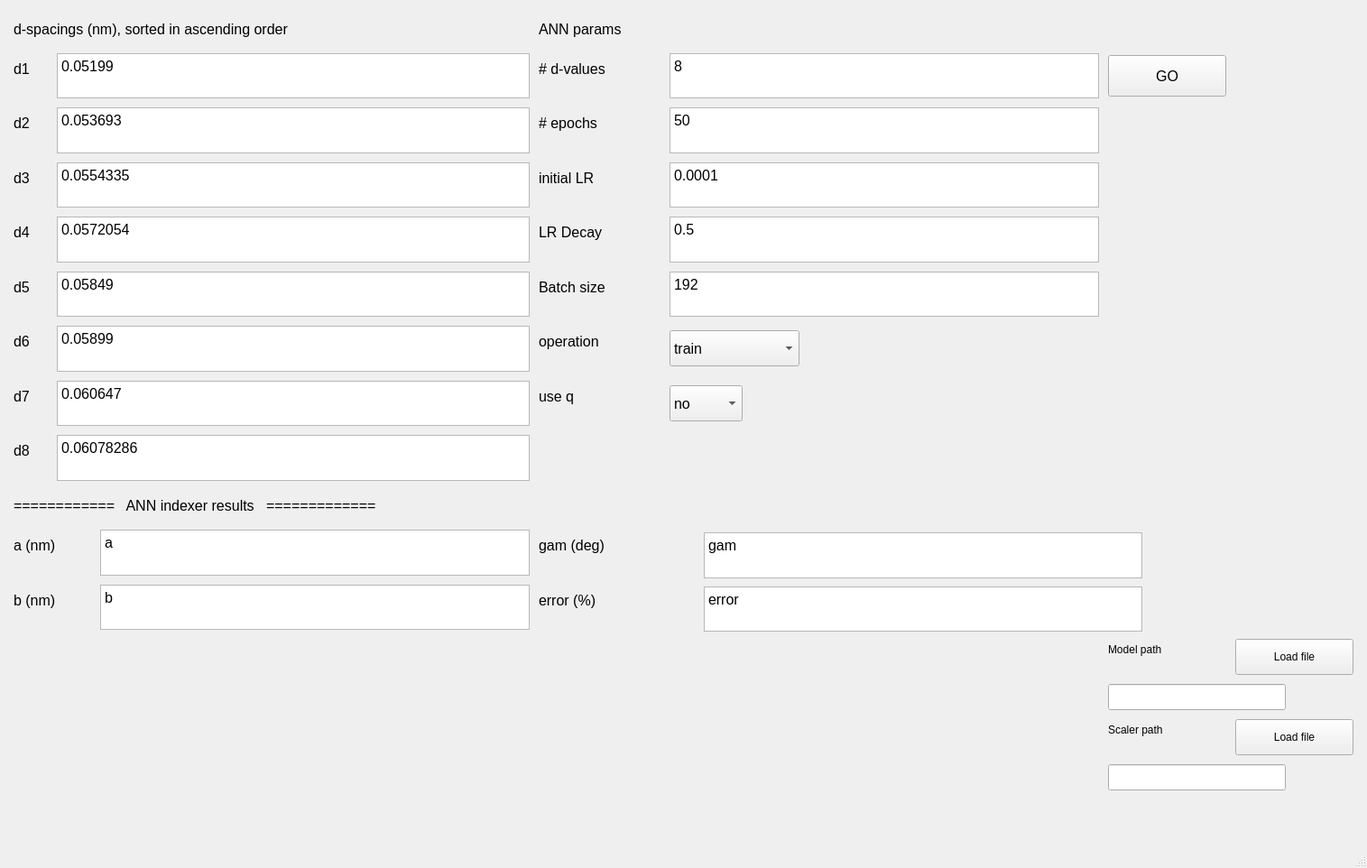
<?xml version="1.0" encoding="UTF-8"?>
<ui version="4.0">
 <class>MainWindow</class>
 <widget class="QMainWindow" name="MainWindow">
  <property name="geometry">
   <rect>
    <x>0</x>
    <y>0</y>
    <width>1515</width>
    <height>962</height>
   </rect>
  </property>
  <property name="windowTitle">
   <string>MainWindow</string>
  </property>
  <widget class="QWidget" name="centralwidget">
   <widget class="QLabel" name="label">
    <property name="geometry">
     <rect>
      <x>15</x>
      <y>15</y>
      <width>571</width>
      <height>34</height>
     </rect>
    </property>
    <property name="font">
     <font>
      <pointsize>12</pointsize>
     </font>
    </property>
    <property name="text">
     <string>d-spacings (nm), sorted in ascending order</string>
    </property>
   </widget>
   <widget class="QLabel" name="label_2">
    <property name="geometry">
     <rect>
      <x>15</x>
      <y>59</y>
      <width>30</width>
      <height>34</height>
     </rect>
    </property>
    <property name="font">
     <font>
      <pointsize>12</pointsize>
     </font>
    </property>
    <property name="text">
     <string>d1</string>
    </property>
   </widget>
   <widget class="QLabel" name="label_3">
    <property name="geometry">
     <rect>
      <x>15</x>
      <y>119</y>
      <width>30</width>
      <height>34</height>
     </rect>
    </property>
    <property name="font">
     <font>
      <pointsize>12</pointsize>
     </font>
    </property>
    <property name="text">
     <string>d2</string>
    </property>
   </widget>
   <widget class="QLabel" name="label_4">
    <property name="geometry">
     <rect>
      <x>15</x>
      <y>180</y>
      <width>30</width>
      <height>34</height>
     </rect>
    </property>
    <property name="font">
     <font>
      <pointsize>12</pointsize>
     </font>
    </property>
    <property name="text">
     <string>d3</string>
    </property>
   </widget>
   <widget class="QLabel" name="label_5">
    <property name="geometry">
     <rect>
      <x>15</x>
      <y>240</y>
      <width>30</width>
      <height>34</height>
     </rect>
    </property>
    <property name="font">
     <font>
      <pointsize>12</pointsize>
     </font>
    </property>
    <property name="text">
     <string>d4</string>
    </property>
   </widget>
   <widget class="QLabel" name="label_6">
    <property name="geometry">
     <rect>
      <x>15</x>
      <y>301</y>
      <width>30</width>
      <height>34</height>
     </rect>
    </property>
    <property name="font">
     <font>
      <pointsize>12</pointsize>
     </font>
    </property>
    <property name="text">
     <string>d5</string>
    </property>
   </widget>
   <widget class="QTextEdit" name="d1box">
    <property name="geometry">
     <rect>
      <x>63</x>
      <y>59</y>
      <width>524</width>
      <height>50</height>
     </rect>
    </property>
    <property name="font">
     <font>
      <pointsize>12</pointsize>
     </font>
    </property>
    <property name="verticalScrollBarPolicy">
     <enum>Qt::ScrollBarAlwaysOff</enum>
    </property>
    <property name="tabChangesFocus">
     <bool>false</bool>
    </property>
    <property name="documentTitle">
     <string/>
    </property>
    <property name="html">
     <string>&lt;!DOCTYPE HTML PUBLIC &quot;-//W3C//DTD HTML 4.0//EN&quot; &quot;http://www.w3.org/TR/REC-html40/strict.dtd&quot;&gt;
&lt;html&gt;&lt;head&gt;&lt;meta name=&quot;qrichtext&quot; content=&quot;1&quot; /&gt;&lt;style type=&quot;text/css&quot;&gt;
p, li { white-space: pre-wrap; }
&lt;/style&gt;&lt;/head&gt;&lt;body style=&quot; font-family:'MS Shell Dlg 2'; font-size:12pt; font-weight:400; font-style:normal;&quot;&gt;
&lt;p style=&quot; margin-top:0px; margin-bottom:0px; margin-left:0px; margin-right:0px; -qt-block-indent:0; text-indent:0px;&quot;&gt;0.05199&lt;/p&gt;&lt;/body&gt;&lt;/html&gt;</string>
    </property>
   </widget>
   <widget class="QTextEdit" name="d2box">
    <property name="geometry">
     <rect>
      <x>63</x>
      <y>119</y>
      <width>524</width>
      <height>51</height>
     </rect>
    </property>
    <property name="font">
     <font>
      <pointsize>12</pointsize>
     </font>
    </property>
    <property name="verticalScrollBarPolicy">
     <enum>Qt::ScrollBarAlwaysOff</enum>
    </property>
    <property name="html">
     <string>&lt;!DOCTYPE HTML PUBLIC &quot;-//W3C//DTD HTML 4.0//EN&quot; &quot;http://www.w3.org/TR/REC-html40/strict.dtd&quot;&gt;
&lt;html&gt;&lt;head&gt;&lt;meta name=&quot;qrichtext&quot; content=&quot;1&quot; /&gt;&lt;style type=&quot;text/css&quot;&gt;
p, li { white-space: pre-wrap; }
&lt;/style&gt;&lt;/head&gt;&lt;body style=&quot; font-family:'MS Shell Dlg 2'; font-size:12pt; font-weight:400; font-style:normal;&quot;&gt;
&lt;p style=&quot; margin-top:0px; margin-bottom:0px; margin-left:0px; margin-right:0px; -qt-block-indent:0; text-indent:0px;&quot;&gt;0.053693&lt;/p&gt;&lt;/body&gt;&lt;/html&gt;</string>
    </property>
   </widget>
   <widget class="QTextEdit" name="d3box">
    <property name="geometry">
     <rect>
      <x>63</x>
      <y>180</y>
      <width>524</width>
      <height>50</height>
     </rect>
    </property>
    <property name="font">
     <font>
      <pointsize>12</pointsize>
     </font>
    </property>
    <property name="verticalScrollBarPolicy">
     <enum>Qt::ScrollBarAlwaysOff</enum>
    </property>
    <property name="html">
     <string>&lt;!DOCTYPE HTML PUBLIC &quot;-//W3C//DTD HTML 4.0//EN&quot; &quot;http://www.w3.org/TR/REC-html40/strict.dtd&quot;&gt;
&lt;html&gt;&lt;head&gt;&lt;meta name=&quot;qrichtext&quot; content=&quot;1&quot; /&gt;&lt;style type=&quot;text/css&quot;&gt;
p, li { white-space: pre-wrap; }
&lt;/style&gt;&lt;/head&gt;&lt;body style=&quot; font-family:'MS Shell Dlg 2'; font-size:12pt; font-weight:400; font-style:normal;&quot;&gt;
&lt;p style=&quot; margin-top:0px; margin-bottom:0px; margin-left:0px; margin-right:0px; -qt-block-indent:0; text-indent:0px;&quot;&gt;0.0554335&lt;/p&gt;&lt;/body&gt;&lt;/html&gt;</string>
    </property>
   </widget>
   <widget class="QTextEdit" name="d4box">
    <property name="geometry">
     <rect>
      <x>63</x>
      <y>240</y>
      <width>524</width>
      <height>51</height>
     </rect>
    </property>
    <property name="font">
     <font>
      <pointsize>12</pointsize>
     </font>
    </property>
    <property name="verticalScrollBarPolicy">
     <enum>Qt::ScrollBarAlwaysOff</enum>
    </property>
    <property name="html">
     <string>&lt;!DOCTYPE HTML PUBLIC &quot;-//W3C//DTD HTML 4.0//EN&quot; &quot;http://www.w3.org/TR/REC-html40/strict.dtd&quot;&gt;
&lt;html&gt;&lt;head&gt;&lt;meta name=&quot;qrichtext&quot; content=&quot;1&quot; /&gt;&lt;style type=&quot;text/css&quot;&gt;
p, li { white-space: pre-wrap; }
&lt;/style&gt;&lt;/head&gt;&lt;body style=&quot; font-family:'MS Shell Dlg 2'; font-size:12pt; font-weight:400; font-style:normal;&quot;&gt;
&lt;p style=&quot; margin-top:0px; margin-bottom:0px; margin-left:0px; margin-right:0px; -qt-block-indent:0; text-indent:0px;&quot;&gt;0.0572054&lt;/p&gt;&lt;/body&gt;&lt;/html&gt;</string>
    </property>
   </widget>
   <widget class="QTextEdit" name="d5box">
    <property name="geometry">
     <rect>
      <x>63</x>
      <y>301</y>
      <width>524</width>
      <height>50</height>
     </rect>
    </property>
    <property name="font">
     <font>
      <pointsize>12</pointsize>
     </font>
    </property>
    <property name="verticalScrollBarPolicy">
     <enum>Qt::ScrollBarAlwaysOff</enum>
    </property>
    <property name="html">
     <string>&lt;!DOCTYPE HTML PUBLIC &quot;-//W3C//DTD HTML 4.0//EN&quot; &quot;http://www.w3.org/TR/REC-html40/strict.dtd&quot;&gt;
&lt;html&gt;&lt;head&gt;&lt;meta name=&quot;qrichtext&quot; content=&quot;1&quot; /&gt;&lt;style type=&quot;text/css&quot;&gt;
p, li { white-space: pre-wrap; }
&lt;/style&gt;&lt;/head&gt;&lt;body style=&quot; font-family:'MS Shell Dlg 2'; font-size:12pt; font-weight:400; font-style:normal;&quot;&gt;
&lt;p style=&quot; margin-top:0px; margin-bottom:0px; margin-left:0px; margin-right:0px; -qt-block-indent:0; text-indent:0px;&quot;&gt;0.05849&lt;/p&gt;&lt;/body&gt;&lt;/html&gt;</string>
    </property>
   </widget>
   <widget class="QLabel" name="label_7">
    <property name="geometry">
     <rect>
      <x>597</x>
      <y>15</y>
      <width>156</width>
      <height>34</height>
     </rect>
    </property>
    <property name="font">
     <font>
      <pointsize>12</pointsize>
     </font>
    </property>
    <property name="text">
     <string>ANN params</string>
    </property>
   </widget>
   <widget class="QLabel" name="label_8">
    <property name="geometry">
     <rect>
      <x>597</x>
      <y>59</y>
      <width>133</width>
      <height>34</height>
     </rect>
    </property>
    <property name="font">
     <font>
      <pointsize>12</pointsize>
     </font>
    </property>
    <property name="text">
     <string># d-values</string>
    </property>
   </widget>
   <widget class="QTextEdit" name="initLR">
    <property name="geometry">
     <rect>
      <x>742</x>
      <y>180</y>
      <width>476</width>
      <height>50</height>
     </rect>
    </property>
    <property name="font">
     <font>
      <pointsize>12</pointsize>
     </font>
    </property>
    <property name="verticalScrollBarPolicy">
     <enum>Qt::ScrollBarAlwaysOff</enum>
    </property>
    <property name="html">
     <string>&lt;!DOCTYPE HTML PUBLIC &quot;-//W3C//DTD HTML 4.0//EN&quot; &quot;http://www.w3.org/TR/REC-html40/strict.dtd&quot;&gt;
&lt;html&gt;&lt;head&gt;&lt;meta name=&quot;qrichtext&quot; content=&quot;1&quot; /&gt;&lt;style type=&quot;text/css&quot;&gt;
p, li { white-space: pre-wrap; }
&lt;/style&gt;&lt;/head&gt;&lt;body style=&quot; font-family:'MS Shell Dlg 2'; font-size:12pt; font-weight:400; font-style:normal;&quot;&gt;
&lt;p style=&quot; margin-top:0px; margin-bottom:0px; margin-left:0px; margin-right:0px; -qt-block-indent:0; text-indent:0px;&quot;&gt;0.0001&lt;/p&gt;&lt;/body&gt;&lt;/html&gt;</string>
    </property>
   </widget>
   <widget class="QTextEdit" name="epochs">
    <property name="geometry">
     <rect>
      <x>742</x>
      <y>119</y>
      <width>476</width>
      <height>51</height>
     </rect>
    </property>
    <property name="font">
     <font>
      <pointsize>12</pointsize>
     </font>
    </property>
    <property name="verticalScrollBarPolicy">
     <enum>Qt::ScrollBarAlwaysOff</enum>
    </property>
    <property name="html">
     <string>&lt;!DOCTYPE HTML PUBLIC &quot;-//W3C//DTD HTML 4.0//EN&quot; &quot;http://www.w3.org/TR/REC-html40/strict.dtd&quot;&gt;
&lt;html&gt;&lt;head&gt;&lt;meta name=&quot;qrichtext&quot; content=&quot;1&quot; /&gt;&lt;style type=&quot;text/css&quot;&gt;
p, li { white-space: pre-wrap; }
&lt;/style&gt;&lt;/head&gt;&lt;body style=&quot; font-family:'MS Shell Dlg 2'; font-size:12pt; font-weight:400; font-style:normal;&quot;&gt;
&lt;p style=&quot; margin-top:0px; margin-bottom:0px; margin-left:0px; margin-right:0px; -qt-block-indent:0; text-indent:0px;&quot;&gt;50&lt;/p&gt;&lt;/body&gt;&lt;/html&gt;</string>
    </property>
   </widget>
   <widget class="QTextEdit" name="LRdecay">
    <property name="geometry">
     <rect>
      <x>742</x>
      <y>240</y>
      <width>476</width>
      <height>51</height>
     </rect>
    </property>
    <property name="font">
     <font>
      <pointsize>12</pointsize>
     </font>
    </property>
    <property name="layoutDirection">
     <enum>Qt::LeftToRight</enum>
    </property>
    <property name="verticalScrollBarPolicy">
     <enum>Qt::ScrollBarAlwaysOff</enum>
    </property>
    <property name="html">
     <string>&lt;!DOCTYPE HTML PUBLIC &quot;-//W3C//DTD HTML 4.0//EN&quot; &quot;http://www.w3.org/TR/REC-html40/strict.dtd&quot;&gt;
&lt;html&gt;&lt;head&gt;&lt;meta name=&quot;qrichtext&quot; content=&quot;1&quot; /&gt;&lt;style type=&quot;text/css&quot;&gt;
p, li { white-space: pre-wrap; }
&lt;/style&gt;&lt;/head&gt;&lt;body style=&quot; font-family:'MS Shell Dlg 2'; font-size:12pt; font-weight:400; font-style:normal;&quot;&gt;
&lt;p style=&quot; margin-top:0px; margin-bottom:0px; margin-left:0px; margin-right:0px; -qt-block-indent:0; text-indent:0px;&quot;&gt;0.5&lt;/p&gt;&lt;/body&gt;&lt;/html&gt;</string>
    </property>
   </widget>
   <widget class="QLabel" name="label_10">
    <property name="geometry">
     <rect>
      <x>597</x>
      <y>119</y>
      <width>116</width>
      <height>34</height>
     </rect>
    </property>
    <property name="font">
     <font>
      <pointsize>12</pointsize>
     </font>
    </property>
    <property name="text">
     <string># epochs</string>
    </property>
   </widget>
   <widget class="QLabel" name="label_11">
    <property name="geometry">
     <rect>
      <x>597</x>
      <y>240</y>
      <width>116</width>
      <height>34</height>
     </rect>
    </property>
    <property name="font">
     <font>
      <pointsize>12</pointsize>
     </font>
    </property>
    <property name="text">
     <string>LR Decay</string>
    </property>
   </widget>
   <widget class="QTextEdit" name="num_d">
    <property name="geometry">
     <rect>
      <x>742</x>
      <y>59</y>
      <width>476</width>
      <height>50</height>
     </rect>
    </property>
    <property name="font">
     <font>
      <pointsize>12</pointsize>
     </font>
    </property>
    <property name="verticalScrollBarPolicy">
     <enum>Qt::ScrollBarAlwaysOff</enum>
    </property>
    <property name="tabChangesFocus">
     <bool>false</bool>
    </property>
    <property name="documentTitle">
     <string/>
    </property>
    <property name="html">
     <string>&lt;!DOCTYPE HTML PUBLIC &quot;-//W3C//DTD HTML 4.0//EN&quot; &quot;http://www.w3.org/TR/REC-html40/strict.dtd&quot;&gt;
&lt;html&gt;&lt;head&gt;&lt;meta name=&quot;qrichtext&quot; content=&quot;1&quot; /&gt;&lt;style type=&quot;text/css&quot;&gt;
p, li { white-space: pre-wrap; }
&lt;/style&gt;&lt;/head&gt;&lt;body style=&quot; font-family:'MS Shell Dlg 2'; font-size:12pt; font-weight:400; font-style:normal;&quot;&gt;
&lt;p style=&quot; margin-top:0px; margin-bottom:0px; margin-left:0px; margin-right:0px; -qt-block-indent:0; text-indent:0px;&quot;&gt;8&lt;/p&gt;&lt;/body&gt;&lt;/html&gt;</string>
    </property>
   </widget>
   <widget class="QLabel" name="learnRateDecay">
    <property name="geometry">
     <rect>
      <x>597</x>
      <y>180</y>
      <width>104</width>
      <height>34</height>
     </rect>
    </property>
    <property name="font">
     <font>
      <pointsize>12</pointsize>
     </font>
    </property>
    <property name="text">
     <string>initial LR</string>
    </property>
   </widget>
   <widget class="QLabel" name="label_12">
    <property name="geometry">
     <rect>
      <x>15</x>
      <y>543</y>
      <width>800</width>
      <height>34</height>
     </rect>
    </property>
    <property name="font">
     <font>
      <pointsize>12</pointsize>
     </font>
    </property>
    <property name="text">
     <string>============   ANN indexer results   =============</string>
    </property>
   </widget>
   <widget class="QLabel" name="label_13">
    <property name="geometry">
     <rect>
      <x>15</x>
      <y>587</y>
      <width>86</width>
      <height>34</height>
     </rect>
    </property>
    <property name="font">
     <font>
      <pointsize>12</pointsize>
     </font>
    </property>
    <property name="text">
     <string>a (nm)</string>
    </property>
   </widget>
   <widget class="QTextEdit" name="a_box">
    <property name="geometry">
     <rect>
      <x>111</x>
      <y>587</y>
      <width>476</width>
      <height>51</height>
     </rect>
    </property>
    <property name="font">
     <font>
      <pointsize>12</pointsize>
     </font>
    </property>
    <property name="autoFillBackground">
     <bool>true</bool>
    </property>
    <property name="verticalScrollBarPolicy">
     <enum>Qt::ScrollBarAlwaysOff</enum>
    </property>
    <property name="readOnly">
     <bool>true</bool>
    </property>
    <property name="html">
     <string>&lt;!DOCTYPE HTML PUBLIC &quot;-//W3C//DTD HTML 4.0//EN&quot; &quot;http://www.w3.org/TR/REC-html40/strict.dtd&quot;&gt;
&lt;html&gt;&lt;head&gt;&lt;meta name=&quot;qrichtext&quot; content=&quot;1&quot; /&gt;&lt;style type=&quot;text/css&quot;&gt;
p, li { white-space: pre-wrap; }
&lt;/style&gt;&lt;/head&gt;&lt;body style=&quot; font-family:'MS Shell Dlg 2'; font-size:12pt; font-weight:400; font-style:normal;&quot;&gt;
&lt;p style=&quot; margin-top:0px; margin-bottom:0px; margin-left:0px; margin-right:0px; -qt-block-indent:0; text-indent:0px;&quot;&gt;a&lt;/p&gt;&lt;/body&gt;&lt;/html&gt;</string>
    </property>
   </widget>
   <widget class="QLabel" name="label_14">
    <property name="geometry">
     <rect>
      <x>15</x>
      <y>648</y>
      <width>86</width>
      <height>34</height>
     </rect>
    </property>
    <property name="font">
     <font>
      <pointsize>12</pointsize>
     </font>
    </property>
    <property name="text">
     <string>b (nm)</string>
    </property>
   </widget>
   <widget class="QTextEdit" name="b_box">
    <property name="geometry">
     <rect>
      <x>111</x>
      <y>648</y>
      <width>476</width>
      <height>50</height>
     </rect>
    </property>
    <property name="font">
     <font>
      <pointsize>12</pointsize>
     </font>
    </property>
    <property name="autoFillBackground">
     <bool>true</bool>
    </property>
    <property name="verticalScrollBarPolicy">
     <enum>Qt::ScrollBarAlwaysOff</enum>
    </property>
    <property name="readOnly">
     <bool>true</bool>
    </property>
    <property name="html">
     <string>&lt;!DOCTYPE HTML PUBLIC &quot;-//W3C//DTD HTML 4.0//EN&quot; &quot;http://www.w3.org/TR/REC-html40/strict.dtd&quot;&gt;
&lt;html&gt;&lt;head&gt;&lt;meta name=&quot;qrichtext&quot; content=&quot;1&quot; /&gt;&lt;style type=&quot;text/css&quot;&gt;
p, li { white-space: pre-wrap; }
&lt;/style&gt;&lt;/head&gt;&lt;body style=&quot; font-family:'MS Shell Dlg 2'; font-size:12pt; font-weight:400; font-style:normal;&quot;&gt;
&lt;p style=&quot; margin-top:0px; margin-bottom:0px; margin-left:0px; margin-right:0px; -qt-block-indent:0; text-indent:0px;&quot;&gt;b&lt;/p&gt;&lt;/body&gt;&lt;/html&gt;</string>
    </property>
   </widget>
   <widget class="QTextEdit" name="gam_box">
    <property name="geometry">
     <rect>
      <x>780</x>
      <y>590</y>
      <width>486</width>
      <height>51</height>
     </rect>
    </property>
    <property name="font">
     <font>
      <pointsize>12</pointsize>
     </font>
    </property>
    <property name="autoFillBackground">
     <bool>true</bool>
    </property>
    <property name="verticalScrollBarPolicy">
     <enum>Qt::ScrollBarAlwaysOff</enum>
    </property>
    <property name="readOnly">
     <bool>true</bool>
    </property>
    <property name="html">
     <string>&lt;!DOCTYPE HTML PUBLIC &quot;-//W3C//DTD HTML 4.0//EN&quot; &quot;http://www.w3.org/TR/REC-html40/strict.dtd&quot;&gt;
&lt;html&gt;&lt;head&gt;&lt;meta name=&quot;qrichtext&quot; content=&quot;1&quot; /&gt;&lt;style type=&quot;text/css&quot;&gt;
p, li { white-space: pre-wrap; }
&lt;/style&gt;&lt;/head&gt;&lt;body style=&quot; font-family:'MS Shell Dlg 2'; font-size:12pt; font-weight:400; font-style:normal;&quot;&gt;
&lt;p style=&quot; margin-top:0px; margin-bottom:0px; margin-left:0px; margin-right:0px; -qt-block-indent:0; text-indent:0px;&quot;&gt;gam&lt;/p&gt;&lt;/body&gt;&lt;/html&gt;</string>
    </property>
   </widget>
   <widget class="QLabel" name="label_15">
    <property name="geometry">
     <rect>
      <x>597</x>
      <y>587</y>
      <width>151</width>
      <height>34</height>
     </rect>
    </property>
    <property name="font">
     <font>
      <pointsize>12</pointsize>
     </font>
    </property>
    <property name="text">
     <string>gam (deg)</string>
    </property>
   </widget>
   <widget class="QTextEdit" name="d6box">
    <property name="geometry">
     <rect>
      <x>63</x>
      <y>361</y>
      <width>524</width>
      <height>51</height>
     </rect>
    </property>
    <property name="font">
     <font>
      <pointsize>12</pointsize>
     </font>
    </property>
    <property name="verticalScrollBarPolicy">
     <enum>Qt::ScrollBarAlwaysOff</enum>
    </property>
    <property name="html">
     <string>&lt;!DOCTYPE HTML PUBLIC &quot;-//W3C//DTD HTML 4.0//EN&quot; &quot;http://www.w3.org/TR/REC-html40/strict.dtd&quot;&gt;
&lt;html&gt;&lt;head&gt;&lt;meta name=&quot;qrichtext&quot; content=&quot;1&quot; /&gt;&lt;style type=&quot;text/css&quot;&gt;
p, li { white-space: pre-wrap; }
&lt;/style&gt;&lt;/head&gt;&lt;body style=&quot; font-family:'MS Shell Dlg 2'; font-size:12pt; font-weight:400; font-style:normal;&quot;&gt;
&lt;p style=&quot; margin-top:0px; margin-bottom:0px; margin-left:0px; margin-right:0px; -qt-block-indent:0; text-indent:0px;&quot;&gt;0.05899&lt;/p&gt;&lt;/body&gt;&lt;/html&gt;</string>
    </property>
   </widget>
   <widget class="QTextEdit" name="d7box">
    <property name="geometry">
     <rect>
      <x>63</x>
      <y>422</y>
      <width>524</width>
      <height>50</height>
     </rect>
    </property>
    <property name="font">
     <font>
      <pointsize>12</pointsize>
     </font>
    </property>
    <property name="verticalScrollBarPolicy">
     <enum>Qt::ScrollBarAlwaysOff</enum>
    </property>
    <property name="html">
     <string>&lt;!DOCTYPE HTML PUBLIC &quot;-//W3C//DTD HTML 4.0//EN&quot; &quot;http://www.w3.org/TR/REC-html40/strict.dtd&quot;&gt;
&lt;html&gt;&lt;head&gt;&lt;meta name=&quot;qrichtext&quot; content=&quot;1&quot; /&gt;&lt;style type=&quot;text/css&quot;&gt;
p, li { white-space: pre-wrap; }
&lt;/style&gt;&lt;/head&gt;&lt;body style=&quot; font-family:'MS Shell Dlg 2'; font-size:12pt; font-weight:400; font-style:normal;&quot;&gt;
&lt;p style=&quot; margin-top:0px; margin-bottom:0px; margin-left:0px; margin-right:0px; -qt-block-indent:0; text-indent:0px;&quot;&gt;0.060647&lt;/p&gt;&lt;/body&gt;&lt;/html&gt;</string>
    </property>
   </widget>
   <widget class="QTextEdit" name="d8box">
    <property name="geometry">
     <rect>
      <x>63</x>
      <y>482</y>
      <width>524</width>
      <height>51</height>
     </rect>
    </property>
    <property name="font">
     <font>
      <pointsize>12</pointsize>
     </font>
    </property>
    <property name="verticalScrollBarPolicy">
     <enum>Qt::ScrollBarAlwaysOff</enum>
    </property>
    <property name="html">
     <string>&lt;!DOCTYPE HTML PUBLIC &quot;-//W3C//DTD HTML 4.0//EN&quot; &quot;http://www.w3.org/TR/REC-html40/strict.dtd&quot;&gt;
&lt;html&gt;&lt;head&gt;&lt;meta name=&quot;qrichtext&quot; content=&quot;1&quot; /&gt;&lt;style type=&quot;text/css&quot;&gt;
p, li { white-space: pre-wrap; }
&lt;/style&gt;&lt;/head&gt;&lt;body style=&quot; font-family:'MS Shell Dlg 2'; font-size:12pt; font-weight:400; font-style:normal;&quot;&gt;
&lt;p style=&quot; margin-top:0px; margin-bottom:0px; margin-left:0px; margin-right:0px; -qt-block-indent:0; text-indent:0px;&quot;&gt;0.06078286&lt;/p&gt;&lt;/body&gt;&lt;/html&gt;</string>
    </property>
   </widget>
   <widget class="QLabel" name="label_16">
    <property name="geometry">
     <rect>
      <x>15</x>
      <y>361</y>
      <width>30</width>
      <height>34</height>
     </rect>
    </property>
    <property name="font">
     <font>
      <pointsize>12</pointsize>
     </font>
    </property>
    <property name="text">
     <string>d6</string>
    </property>
   </widget>
   <widget class="QLabel" name="label_17">
    <property name="geometry">
     <rect>
      <x>15</x>
      <y>422</y>
      <width>30</width>
      <height>34</height>
     </rect>
    </property>
    <property name="font">
     <font>
      <pointsize>12</pointsize>
     </font>
    </property>
    <property name="text">
     <string>d7</string>
    </property>
   </widget>
   <widget class="QLabel" name="label_18">
    <property name="geometry">
     <rect>
      <x>15</x>
      <y>482</y>
      <width>30</width>
      <height>34</height>
     </rect>
    </property>
    <property name="font">
     <font>
      <pointsize>12</pointsize>
     </font>
    </property>
    <property name="text">
     <string>d8</string>
    </property>
   </widget>
   <widget class="QPushButton" name="calcButton">
    <property name="geometry">
     <rect>
      <x>1228</x>
      <y>61</y>
      <width>131</width>
      <height>46</height>
     </rect>
    </property>
    <property name="font">
     <font>
      <pointsize>12</pointsize>
     </font>
    </property>
    <property name="text">
     <string>GO</string>
    </property>
   </widget>
   <widget class="QLabel" name="operation_label">
    <property name="geometry">
     <rect>
      <x>597</x>
      <y>361</y>
      <width>116</width>
      <height>34</height>
     </rect>
    </property>
    <property name="font">
     <font>
      <pointsize>12</pointsize>
     </font>
    </property>
    <property name="text">
     <string>operation</string>
    </property>
   </widget>
   <widget class="QLabel" name="label_20">
    <property name="geometry">
     <rect>
      <x>597</x>
      <y>422</y>
      <width>68</width>
      <height>34</height>
     </rect>
    </property>
    <property name="font">
     <font>
      <pointsize>12</pointsize>
     </font>
    </property>
    <property name="text">
     <string>use q</string>
    </property>
   </widget>
   <widget class="QLabel" name="label_22">
    <property name="geometry">
     <rect>
      <x>597</x>
      <y>648</y>
      <width>141</width>
      <height>34</height>
     </rect>
    </property>
    <property name="font">
     <font>
      <pointsize>12</pointsize>
     </font>
    </property>
    <property name="text">
     <string>error (%)</string>
    </property>
   </widget>
   <widget class="QTextEdit" name="error_box">
    <property name="geometry">
     <rect>
      <x>780</x>
      <y>650</y>
      <width>486</width>
      <height>50</height>
     </rect>
    </property>
    <property name="font">
     <font>
      <pointsize>12</pointsize>
     </font>
    </property>
    <property name="autoFillBackground">
     <bool>true</bool>
    </property>
    <property name="verticalScrollBarPolicy">
     <enum>Qt::ScrollBarAlwaysOff</enum>
    </property>
    <property name="readOnly">
     <bool>true</bool>
    </property>
    <property name="html">
     <string>&lt;!DOCTYPE HTML PUBLIC &quot;-//W3C//DTD HTML 4.0//EN&quot; &quot;http://www.w3.org/TR/REC-html40/strict.dtd&quot;&gt;
&lt;html&gt;&lt;head&gt;&lt;meta name=&quot;qrichtext&quot; content=&quot;1&quot; /&gt;&lt;style type=&quot;text/css&quot;&gt;
p, li { white-space: pre-wrap; }
&lt;/style&gt;&lt;/head&gt;&lt;body style=&quot; font-family:'MS Shell Dlg 2'; font-size:12pt; font-weight:400; font-style:normal;&quot;&gt;
&lt;p style=&quot; margin-top:0px; margin-bottom:0px; margin-left:0px; margin-right:0px; -qt-block-indent:0; text-indent:0px;&quot;&gt;error&lt;/p&gt;&lt;/body&gt;&lt;/html&gt;</string>
    </property>
   </widget>
   <widget class="QComboBox" name="operation">
    <property name="geometry">
     <rect>
      <x>742</x>
      <y>366</y>
      <width>144</width>
      <height>40</height>
     </rect>
    </property>
    <property name="font">
     <font>
      <pointsize>12</pointsize>
     </font>
    </property>
    <item>
     <property name="text">
      <string>train</string>
     </property>
    </item>
    <item>
     <property name="text">
      <string>index</string>
     </property>
    </item>
    <item>
     <property name="text">
      <string>evaluate</string>
     </property>
    </item>
   </widget>
   <widget class="QComboBox" name="use_q">
    <property name="geometry">
     <rect>
      <x>742</x>
      <y>427</y>
      <width>81</width>
      <height>40</height>
     </rect>
    </property>
    <property name="font">
     <font>
      <pointsize>12</pointsize>
     </font>
    </property>
    <item>
     <property name="text">
      <string>no</string>
     </property>
    </item>
    <item>
     <property name="text">
      <string>yes</string>
     </property>
    </item>
   </widget>
   <widget class="QLineEdit" name="modelPath">
    <property name="geometry">
     <rect>
      <x>1228</x>
      <y>758</y>
      <width>197</width>
      <height>29</height>
     </rect>
    </property>
    <property name="text">
     <string/>
    </property>
   </widget>
   <widget class="QLabel" name="label_19">
    <property name="geometry">
     <rect>
      <x>1228</x>
      <y>708</y>
      <width>94</width>
      <height>23</height>
     </rect>
    </property>
    <property name="text">
     <string>Model path</string>
    </property>
   </widget>
   <widget class="QPushButton" name="modelPathButton">
    <property name="geometry">
     <rect>
      <x>1369</x>
      <y>708</y>
      <width>131</width>
      <height>40</height>
     </rect>
    </property>
    <property name="text">
     <string>Load file</string>
    </property>
   </widget>
   <widget class="QLineEdit" name="scalerPath">
    <property name="geometry">
     <rect>
      <x>1228</x>
      <y>847</y>
      <width>197</width>
      <height>29</height>
     </rect>
    </property>
    <property name="text">
     <string/>
    </property>
   </widget>
   <widget class="QLabel" name="label_23">
    <property name="geometry">
     <rect>
      <x>1228</x>
      <y>797</y>
      <width>95</width>
      <height>23</height>
     </rect>
    </property>
    <property name="text">
     <string>Scaler path</string>
    </property>
   </widget>
   <widget class="QPushButton" name="scalerButton">
    <property name="geometry">
     <rect>
      <x>1369</x>
      <y>797</y>
      <width>131</width>
      <height>40</height>
     </rect>
    </property>
    <property name="text">
     <string>Load file</string>
    </property>
   </widget>
   <widget class="QTextEdit" name="BatchSize">
    <property name="geometry">
     <rect>
      <x>742</x>
      <y>301</y>
      <width>476</width>
      <height>50</height>
     </rect>
    </property>
    <property name="font">
     <font>
      <pointsize>12</pointsize>
     </font>
    </property>
    <property name="layoutDirection">
     <enum>Qt::LeftToRight</enum>
    </property>
    <property name="verticalScrollBarPolicy">
     <enum>Qt::ScrollBarAlwaysOff</enum>
    </property>
    <property name="html">
     <string>&lt;!DOCTYPE HTML PUBLIC &quot;-//W3C//DTD HTML 4.0//EN&quot; &quot;http://www.w3.org/TR/REC-html40/strict.dtd&quot;&gt;
&lt;html&gt;&lt;head&gt;&lt;meta name=&quot;qrichtext&quot; content=&quot;1&quot; /&gt;&lt;style type=&quot;text/css&quot;&gt;
p, li { white-space: pre-wrap; }
&lt;/style&gt;&lt;/head&gt;&lt;body style=&quot; font-family:'MS Shell Dlg 2'; font-size:12pt; font-weight:400; font-style:normal;&quot;&gt;
&lt;p style=&quot; margin-top:0px; margin-bottom:0px; margin-left:0px; margin-right:0px; -qt-block-indent:0; text-indent:0px;&quot;&gt;192&lt;/p&gt;&lt;/body&gt;&lt;/html&gt;</string>
    </property>
   </widget>
   <widget class="QLabel" name="label_21">
    <property name="geometry">
     <rect>
      <x>597</x>
      <y>301</y>
      <width>125</width>
      <height>34</height>
     </rect>
    </property>
    <property name="font">
     <font>
      <pointsize>12</pointsize>
     </font>
    </property>
    <property name="text">
     <string>Batch size</string>
    </property>
   </widget>
   <widget class="QLabel" name="error_toast">
    <property name="geometry">
     <rect>
      <x>80</x>
      <y>760</y>
      <width>861</width>
      <height>121</height>
     </rect>
    </property>
    <property name="font">
     <font>
      <pointsize>12</pointsize>
     </font>
    </property>
    <property name="styleSheet">
     <string notr="true">color:red</string>
    </property>
    <property name="text">
     <string/>
    </property>
    <property name="wordWrap">
     <bool>true</bool>
    </property>
   </widget>
  </widget>
  <widget class="QMenuBar" name="menubar">
   <property name="geometry">
    <rect>
     <x>0</x>
     <y>0</y>
     <width>1515</width>
     <height>36</height>
    </rect>
   </property>
  </widget>
  <widget class="QStatusBar" name="statusbar"/>
 </widget>
 <resources/>
 <connections/>
</ui>
